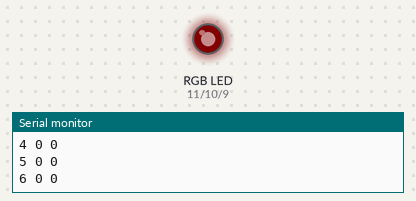
Simulated run of this sketch. Board: Arduino Uno, built with avr-gcc and run on an emulated ATmega328P. Parts: an RGB LED mixed from three pins (HIGH = lit), the last lines printed to the serial monitor. Dim RGB values are drawn brighter than linear.

Above: at 0.15 s.
At 2.58 s:
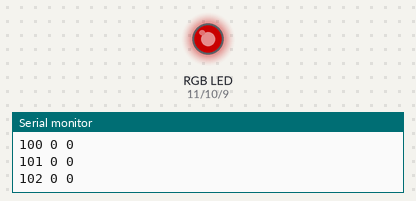
At 5.01 s:
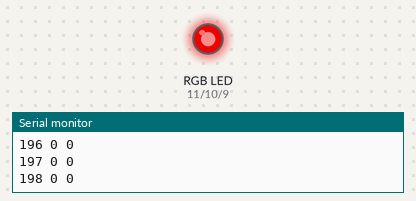
At 9.88 s:
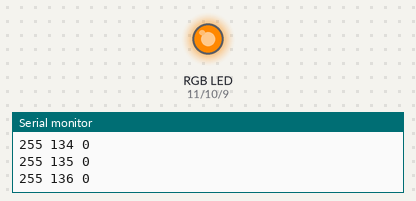
At 14.47 s:
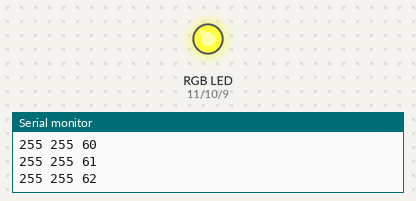
At 19.4 s:
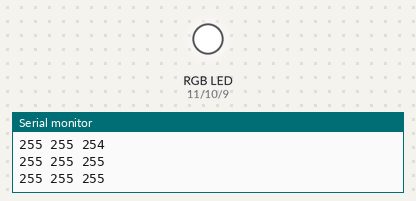
Timing chart, 0 to 20.9 s (numbered marks = the images above):
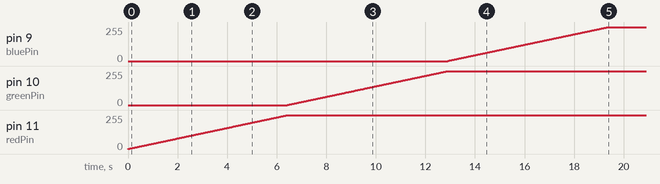

The sketch:

RGBLed.ino
```cpp
/*
Adafruit Arduino - Lesson 3. RGB LED
*/
int redPin = 11;
int greenPin = 10;
int bluePin = 9;
//uncomment this line if using a Common Anode LED
//#define COMMON_ANODE
void setup()
{
  Serial.begin(9600);
  while (!Serial) ;
  pinMode(redPin, OUTPUT);
  pinMode(greenPin, OUTPUT);
  pinMode(bluePin, OUTPUT);
}

void loop()
{
  int a = 0;
  int b = 0;
  int c = 0;

  while (a <= 255, b <= 255, c <= 255)
  {
    if (a < 255)
      a++;
    if (a == 255 && b < 255)
      b++;
    if (b == 255 && c < 255)
      c++;
    setColor(a,b,c);
    Serial.print(a);
    Serial.print(" ");
    Serial.print(b);
    Serial.print(" ");
    Serial.println(c);
    delay(25);
  }
/*  setColor(255, 0, 0); // red
  delay(1000);
  setColor(0, 255, 0); // green
  delay(1000);
  setColor(0, 0, 255); // blue
  delay(1000);
  setColor(255, 255, 0); // yellow
  delay(1000);
  setColor(80, 0, 80); // purple
  delay(1000);
  setColor(0, 255, 255); // aqua
  delay(1000);*/
  delay(10000);
}

void setColor(int red, int green, int blue)
{
  #ifdef COMMON_ANODE
  red = 255 - red;
  green = 255 - green;
  blue = 255 - blue;
  #endif
  analogWrite(redPin, red);
  analogWrite(greenPin, green);
  analogWrite(bluePin, blue);
}
```

Measured:
- by itself, pin 9 (bluePin), pin 10 (greenPin): moves from 0/255 to 255/255 over 6.5 s
- by itself, pin 11 (redPin): moves from 0/255 to 255/255 over 6.4 s
